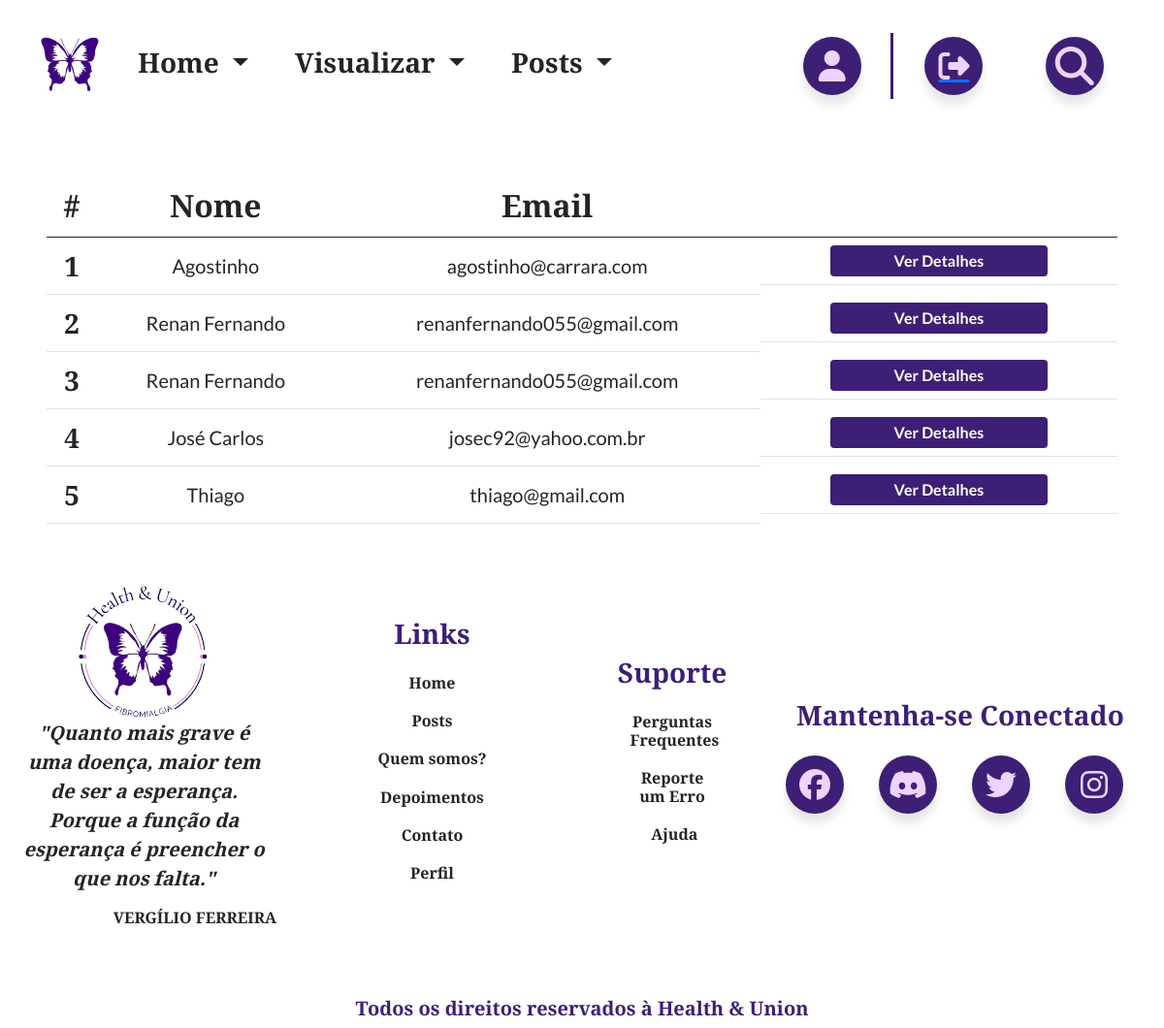
Screenshot of /index.php?pg=contactView (signed in) with the database file from the repository.
### tables this page shows
CREATE TABLE `contact` (
  `Id` int(11) NOT NULL,
  `Name` varchar(255) DEFAULT NULL,
  `Email` varchar(255) DEFAULT NULL,
  `Mensage` text DEFAULT NULL
);

### frontend/content/contactView.php (the view, shortened to what this page needs)
<?php
$host = 'localhost';
$user = 'root';
$password = '';
$db = 'tcc_site';
try {
    $connect = new PDO("mysql:host=$host;dbname=" . $db, $user, $password);
} catch (PDOException $err) {
}
$queryContact = "SELECT Id, Name, Email, Mensage FROM contact";
$resultContact = $connect->prepare($queryContact);
$resultContact->execute();
?>
<main>
    <section id='contactView'>
        <div class='container-flex m-4 p-4'>
            <table id="myTable" class='table align-middle'>
                <thead>
                    <tr>
                        <th scope='col' class='fs-2 text-center'>#</th>
                        <th scope='col' class='fs-2 text-center'>Nome</th>
                        <th scope='col' class='fs-2 text-center'>Email</th>
                        <th scope='col'></th>
                    </tr>
                </thead>
                <tbody class='fs-5 text-center'>
                    <?php
                    if (($resultContact) and ($resultContact->rowCount() != 0)) {
                        while ($row_user = $resultContact->fetch(PDO::FETCH_ASSOC)) {
                            extract($row_user);
                    ?>
                            <tr>
                                <th scope='row' class='fs-3'><?= $Id ?></th>
                                <td><?= $Name ?></td>
                                <td><?= $Email ?></td>
                                <td class="d-flex justify-content-center">
                                    <button type='button' data-bs-toggle='modal' data-bs-target='#exampleModal<?= $Id ?>' class='dropdown-item btn btn-primary fw-bold text-center' style='width: 14em;'>
                                        Ver Detalhes
                                    </button>
                                </td>
                            </tr>
                    <?php
                        }
                    } else {
                        echo "<p class='text-danger'>Nenhum usuário encontrado!</p>";
                    }
                    ?>
                </tbody>
            </table>
        </div>
    </section>
</main>

### frontend/css/config.css (style rules this page uses)
:root { --blue-violet: #3d1f75; --melon: #fcb1a6; --midnight-blue: #000044; --pink-lace: #ecd4ff; }

### frontend/css/global.css (style rules this page uses)
* { margin: 0; padding: 0; box-sizing: border-box; font-family: "Lato", sans-serif; }
.btn-primary { background-color: var(--blue-violet); color: white; border-color: var(--blue-violet); transition: background-color 0.5s, color 0.5s; }

### frontend/css/custom.css (style rules this page uses)
#contactView table th { font-family: "Cormorant Garamond", serif; font-weight: 700; }

### rows the page displays
contact: Id "1", Name "Agostinho", Email "agostinho@carrara.com"
contact: Id "2", Name "Renan Fernando", Email "renanfernando055@gmail.com"
contact: Id "3", Name "Renan Fernando", Email "renanfernando055@gmail.com"
contact: Id "4", Name "José Carlos", Email "josec92@yahoo.com.br"
contact: Id "5", Name "Thiago", Email "thiago@gmail.com"
